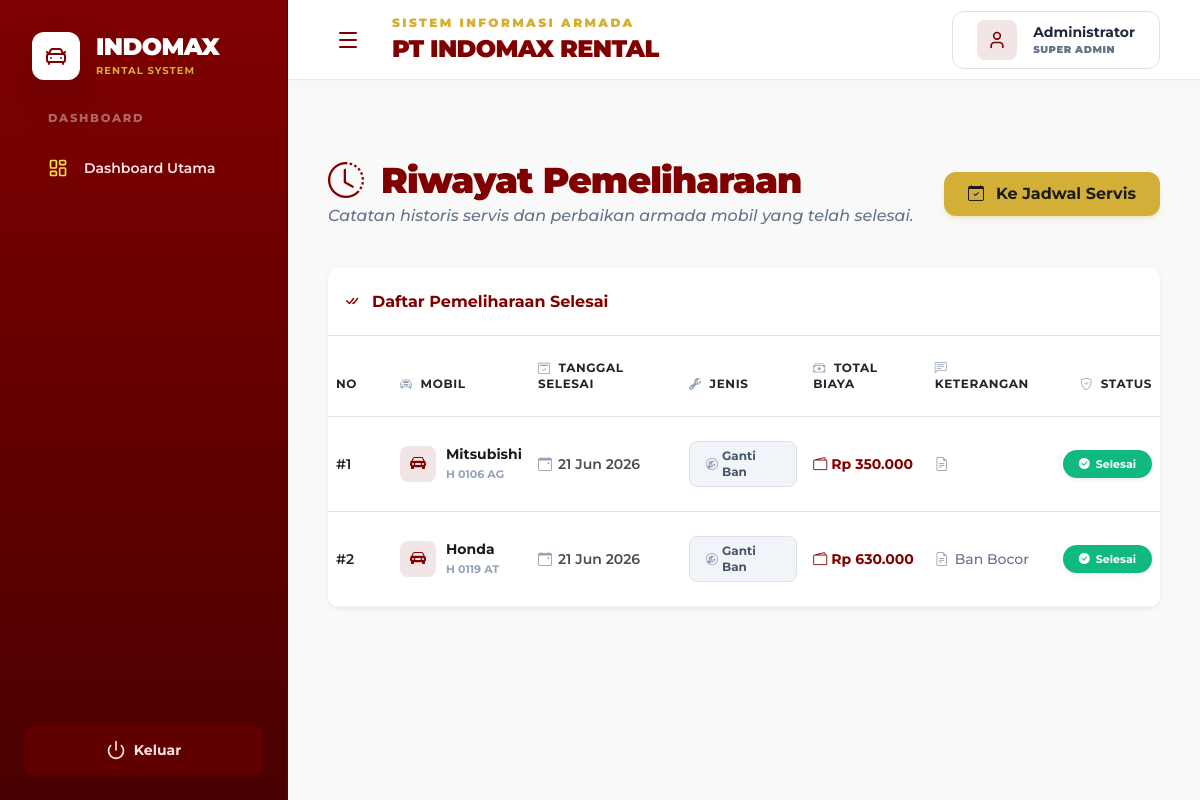
Page /Admin/riwayat_pemeliharaan.php on the earlier database version.
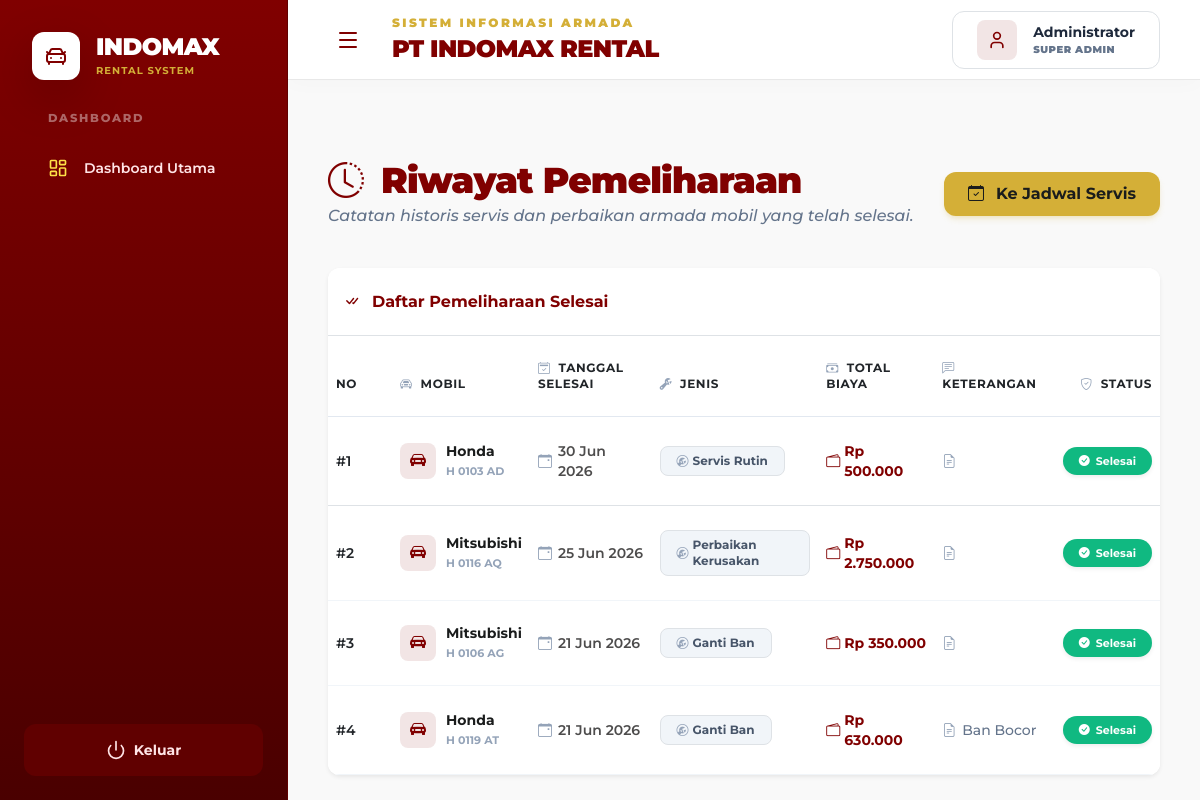
Same page on the later database version.
### tables this page shows
CREATE TABLE `pemeliharaan` (
  `id_pemeliharaan` int(11) NOT NULL,
  `kode_mobil` varchar(10) NOT NULL,
  `tanggal_pemeliharaan` date NOT NULL,
  `jenis_pemeliharaan` enum('Servis Rutin','Perbaikan Kerusakan','Ganti Ban','Ganti Oli','Lainnya') NOT NULL,
  `biaya_pemeliharaan` decimal(12,2) NOT NULL,
  `keterangan` text DEFAULT NULL,
  `status` enum('terjadwal','selesai') DEFAULT 'terjadwal'
);

CREATE TABLE `mobil` (
  `kode_mobil` varchar(10) NOT NULL,
  `merk` varchar(50) DEFAULT NULL,
  `jenis` varchar(50) DEFAULT NULL,
  `nopol` varchar(15) DEFAULT NULL,
  `tarif_per_hari` decimal(10,2) DEFAULT NULL,
  `status_mobil` enum('tersedia','disewa') DEFAULT 'tersedia',
  `Gambar` varchar(255) NOT NULL,
  `Unit_Tersedia` int(10) UNSIGNED NOT NULL,
  `tarif_12_dalam` decimal(10,2) DEFAULT NULL,
  `tarif_12_luar` decimal(10,2) DEFAULT NULL,
  `tarif_24_dalam` decimal(10,2) DEFAULT NULL,
  `tarif_24_luar` decimal(10,2) DEFAULT NULL
);

### Admin/riwayat_pemeliharaan.php (the view, shortened to what the changed rows need)
<?php
include 'navbar.php';
include 'koneksi.php';
$riwayat = mysqli_query($conn, "SELECT p.*, m.merk, m.nopol FROM pemeliharaan p JOIN mobil m ON p.kode_mobil = m.kode_mobil WHERE p.status = 'selesai' ORDER BY p.tanggal_pemeliharaan DESC");
?>
<div class="card border-0 shadow-sm rounded-xl overflow-hidden mb-10">
    <div class="card-body p-0">
        <div class="table-responsive">
            <table class="table table-hover align-middle mb-0 text-left border-collapse w-full">
                <thead class="bg-slate-50 border-b border-slate-200">
                    <tr class="text-slate-500 text-xs uppercase tracking-wider font-bold">
                        <th class="ps-6 py-4 w-16">No</th>
                        <th class="py-4"><i class="bi bi-car-front text-slate-400 me-1"></i> Mobil</th>
                        <th class="py-4"><i class="bi bi-calendar2-check text-slate-400 me-1"></i> Tanggal Selesai</th>
                        <th class="py-4"><i class="bi bi-wrench-adjustable text-slate-400 me-1"></i> Jenis</th>
                        <th class="py-4"><i class="bi bi-cash-stack text-slate-400 me-1"></i> Total Biaya</th>
                        <th class="py-4"><i class="bi bi-chat-left-text text-slate-400 me-1"></i> Keterangan</th>
                        <th class="pe-6 py-4 text-right"><i class="bi bi-shield-check text-slate-400 me-1"></i> Status</th>
                    </tr>
                </thead>
                <tbody class="divide-y divide-slate-100 bg-white">
                    <?php
                    $no = 1;
                    if ($riwayat && mysqli_num_rows($riwayat) > 0) {
                        while($r = mysqli_fetch_assoc($riwayat)) {
                    ?>
                    <tr class="hover:bg-slate-50/50 transition-colors group">
                        <td class="ps-6 py-4 text-sm font-semibold text-slate-400">#<?= $no++; ?></td>
                        <td class="py-4">
                            <div class="d-flex align-items-center gap-2.5">
                                <div class="w-9 h-9 rounded-lg bg-[#800000]/10 text-[#800000] flex items-center justify-center shrink-0">
                                    <i class="bi bi-car-front-fill fs-6"></i>
                                </div>
                                <div>
                                    <span class="fw-bold text-[#1a1c1c] text-sm block leading-tight"><?= htmlspecialchars($r['merk']); ?></span>
                                    <small class="text-slate-400 text-[11px] font-bold block mt-0.5"><?= htmlspecialchars($r['nopol']); ?></small>
                                </div>
                            </div>
                        </td>
                        <td class="py-4">
                            <span class="flex items-center gap-1.5 text-sm text-[#4d4c4c] font-semibold">
                                <i class="bi bi-calendar-event text-slate-400"></i> <?= date('d M Y', strtotime($r['tanggal_pemeliharaan'])); ?>
                            </span>
                        </td>
                        <td class="py-4">
                            <span class="inline-flex items-center gap-1 text-xs font-bold text-slate-600 bg-slate-100 px-3 py-1.5 rounded-lg border border-slate-200">
                                <i class="bi bi-wrench-adjustable-circle text-slate-400"></i> <?= htmlspecialchars($r['jenis_pemeliharaan']); ?>
                            </span>
                        </td>
                        <td class="py-4">
                            <span class="fw-bold text-[#800000] text-sm flex items-center gap-1">
                                <i class="bi bi-wallet2 text-[#800000]"></i> Rp <?= number_format($r['biaya_pemeliharaan'], 0, ',', '.'); ?>
                            </span>
                        </td>
                        <td class="py-4">
                            <span class="flex items-center gap-1.5 text-sm text-slate-500 font-medium max-w-xs truncate" title="<?= htmlspecialchars($r['keterangan']); ?>">
                                <i class="bi bi-file-earmark-text text-slate-400"></i> <?= htmlspecialchars($r['keterangan']); ?>
                            </span>
                        </td>
                        <td class="pe-6 py-4 text-right">
                            <span class="badge bg-[#10b981] text-white rounded-pill px-3 py-2 text-[11px] font-bold shadow-sm d-inline-flex align-items-center gap-1.5">
                                <i class="bi bi-check-circle-fill"></i> Selesai
                            </span>
                        </td>
                    </tr>
                    <?php
                        }
                    } else {
                        echo "<tr><td colspan='7' class='text-center py-10 text-slate-500 font-medium'>Belum ada riwayat pemeliharaan.</td></tr>";
                    }
                    ?>
                </tbody>
            </table>
        </div>
    </div>
</div>
</div> </main>
</div>
</body>
</html>

Differences in the rows shown:
now on this page (row edited): pemeliharaan: kode_mobil.merk "Honda", kode_mobil.nopol "H 0103 AD", tanggal_pemeliharaan "30 Jun 2026", jenis_pemeliharaan "Servis Rutin", biaya_pemeliharaan "500.000"
added pemeliharaan: kode_mobil.merk "Mitsubishi", kode_mobil.nopol "H 0116 AQ", tanggal_pemeliharaan "25 Jun 2026", jenis_pemeliharaan "Perbaikan Kerusakan", biaya_pemeliharaan "2.750.000"
